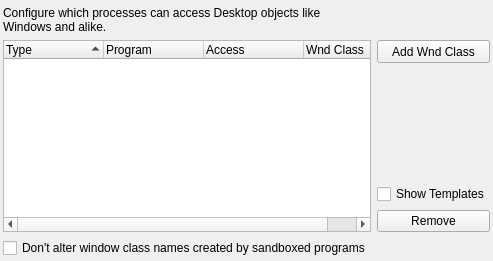
           <widget class="QWidget" name="tabWnd">
            <attribute name="title">
             <string>Wnd</string>
            </attribute>
            <layout class="QGridLayout" name="gridLayout_75">
             <property name="leftMargin">
              <number>3</number>
             </property>
             <property name="topMargin">
              <number>6</number>
             </property>
             <property name="rightMargin">
              <number>3</number>
             </property>
             <property name="bottomMargin">
              <number>3</number>
             </property>
             <item row="0" column="0">
              <layout class="QGridLayout" name="gridLayout_70">
               <item row="4" column="1">
                <widget class="QPushButton" name="btnDelWnd">
                 <property name="text">
                  <string>Remove</string>
                 </property>
                </widget>
               </item>
               <item row="3" column="1">
                <widget class="QCheckBox" name="chkShowWndTmpl">
                 <property name="text">
                  <string>Show Templates</string>
                 </property>
                </widget>
               </item>
               <item row="1" column="1">
                <widget class="QToolButton" name="btnAddWnd">
                 <property name="sizePolicy">
                  <sizepolicy hsizetype="Preferred" vsizetype="Fixed">
                   <horstretch>0</horstretch>
                   <verstretch>0</verstretch>
                  </sizepolicy>
                 </property>
                 <property name="minimumSize">
                  <size>
                   <width>0</width>
                   <height>23</height>
                  </size>
                 </property>
                 <property name="text">
                  <string>Add Wnd Class</string>
                 </property>
                </widget>
               </item>
               <item row="2" column="1">
                <spacer name="verticalSpacer_34">
                 <property name="orientation">
                  <enum>Qt::Orientation::Vertical</enum>
                 </property>
                 <property name="sizeHint" stdset="0">
                  <size>
                   <width>20</width>
                   <height>40</height>
                  </size>
                 </property>
                </spacer>
               </item>
               <item row="1" column="0" rowspan="4">
                <widget class="QTreeWidget" name="treeWnd">
                 <property name="sortingEnabled">
                  <bool>true</bool>
                 </property>
                 <column>
                  <property name="text">
                   <string>Type</string>
                  </property>
                 </column>
                 <column>
                  <property name="text">
                   <string>Program</string>
                  </property>
                 </column>
                 <column>
                  <property name="text">
                   <string>Access</string>
                  </property>
                 </column>
                 <column>
                  <property name="text">
                   <string>Wnd Class</string>
                  </property>
                 </column>
                </widget>
               </item>
               <item row="5" column="0">
                <widget class="QCheckBox" name="chkNoWindowRename">
                 <property name="text">
                  <string>Don't alter window class names created by sandboxed programs</string>
                 </property>
                </widget>
               </item>
               <item row="0" column="0">
                <widget class="QLabel" name="label_27">
                 <property name="text">
                  <string>Configure which processes can access Desktop objects like Windows and alike.</string>
                 </property>
                 <property name="wordWrap">
                  <bool>true</bool>
                 </property>
                </widget>
               </item>
              </layout>
             </item>
            </layout>
           </widget>
